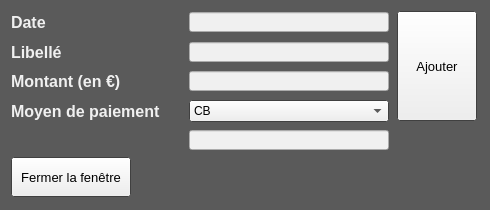
<?xml version="1.0" encoding="UTF-8"?>
<ui version="4.0">
 <class>MainWindow</class>
 <widget class="QMainWindow" name="MainWindow">
  <property name="geometry">
   <rect>
    <x>0</x>
    <y>0</y>
    <width>490</width>
    <height>210</height>
   </rect>
  </property>
  <property name="minimumSize">
   <size>
    <width>490</width>
    <height>210</height>
   </size>
  </property>
  <property name="maximumSize">
   <size>
    <width>490</width>
    <height>210</height>
   </size>
  </property>
  <property name="palette">
   <palette>
    <active>
     <colorrole role="Base">
      <brush brushstyle="SolidPattern">
       <color alpha="255">
        <red>255</red>
        <green>255</green>
        <blue>255</blue>
       </color>
      </brush>
     </colorrole>
     <colorrole role="Window">
      <brush brushstyle="SolidPattern">
       <color alpha="255">
        <red>90</red>
        <green>90</green>
        <blue>90</blue>
       </color>
      </brush>
     </colorrole>
    </active>
    <inactive>
     <colorrole role="Base">
      <brush brushstyle="SolidPattern">
       <color alpha="255">
        <red>255</red>
        <green>255</green>
        <blue>255</blue>
       </color>
      </brush>
     </colorrole>
     <colorrole role="Window">
      <brush brushstyle="SolidPattern">
       <color alpha="255">
        <red>90</red>
        <green>90</green>
        <blue>90</blue>
       </color>
      </brush>
     </colorrole>
    </inactive>
    <disabled>
     <colorrole role="Base">
      <brush brushstyle="SolidPattern">
       <color alpha="255">
        <red>90</red>
        <green>90</green>
        <blue>90</blue>
       </color>
      </brush>
     </colorrole>
     <colorrole role="Window">
      <brush brushstyle="SolidPattern">
       <color alpha="255">
        <red>90</red>
        <green>90</green>
        <blue>90</blue>
       </color>
      </brush>
     </colorrole>
    </disabled>
   </palette>
  </property>
  <property name="windowTitle">
   <string>Ajout de lignes</string>
  </property>
  <widget class="QWidget" name="centralwidget">
   <layout class="QGridLayout" name="gridLayout">
    <item row="0" column="0">
     <widget class="QLabel" name="l_date">
      <property name="sizePolicy">
       <sizepolicy hsizetype="Fixed" vsizetype="Fixed">
        <horstretch>0</horstretch>
        <verstretch>0</verstretch>
       </sizepolicy>
      </property>
      <property name="minimumSize">
       <size>
        <width>170</width>
        <height>20</height>
       </size>
      </property>
      <property name="maximumSize">
       <size>
        <width>170</width>
        <height>20</height>
       </size>
      </property>
      <property name="font">
       <font>
        <pointsize>12</pointsize>
        <weight>75</weight>
        <bold>true</bold>
       </font>
      </property>
      <property name="styleSheet">
       <string notr="true">color: rgb(240, 240, 240);</string>
      </property>
      <property name="text">
       <string>Date</string>
      </property>
     </widget>
    </item>
    <item row="0" column="1">
     <widget class="QLineEdit" name="LE_date">
      <property name="sizePolicy">
       <sizepolicy hsizetype="Fixed" vsizetype="Fixed">
        <horstretch>0</horstretch>
        <verstretch>0</verstretch>
       </sizepolicy>
      </property>
      <property name="minimumSize">
       <size>
        <width>200</width>
        <height>20</height>
       </size>
      </property>
      <property name="maximumSize">
       <size>
        <width>200</width>
        <height>20</height>
       </size>
      </property>
      <property name="font">
       <font>
        <pointsize>11</pointsize>
        <weight>75</weight>
        <bold>true</bold>
       </font>
      </property>
      <property name="styleSheet">
       <string notr="true">background-color: rgb(240, 240, 240);</string>
      </property>
      <property name="alignment">
       <set>Qt::AlignRight|Qt::AlignTrailing|Qt::AlignVCenter</set>
      </property>
      <property name="readOnly">
       <bool>false</bool>
      </property>
     </widget>
    </item>
    <item row="0" column="2" rowspan="4">
     <widget class="QPushButton" name="B_ajouter">
      <property name="sizePolicy">
       <sizepolicy hsizetype="Expanding" vsizetype="Expanding">
        <horstretch>1</horstretch>
        <verstretch>1</verstretch>
       </sizepolicy>
      </property>
      <property name="minimumSize">
       <size>
        <width>80</width>
        <height>110</height>
       </size>
      </property>
      <property name="maximumSize">
       <size>
        <width>80</width>
        <height>110</height>
       </size>
      </property>
      <property name="font">
       <font>
        <pointsize>10</pointsize>
       </font>
      </property>
      <property name="text">
       <string>Ajouter</string>
      </property>
     </widget>
    </item>
    <item row="1" column="0">
     <widget class="QLabel" name="l_libelle">
      <property name="sizePolicy">
       <sizepolicy hsizetype="Fixed" vsizetype="Fixed">
        <horstretch>0</horstretch>
        <verstretch>0</verstretch>
       </sizepolicy>
      </property>
      <property name="minimumSize">
       <size>
        <width>170</width>
        <height>20</height>
       </size>
      </property>
      <property name="maximumSize">
       <size>
        <width>170</width>
        <height>20</height>
       </size>
      </property>
      <property name="font">
       <font>
        <pointsize>12</pointsize>
        <weight>75</weight>
        <bold>true</bold>
       </font>
      </property>
      <property name="styleSheet">
       <string notr="true">color: rgb(240, 240, 240);</string>
      </property>
      <property name="text">
       <string>Libellé</string>
      </property>
     </widget>
    </item>
    <item row="1" column="1">
     <widget class="QLineEdit" name="LE_libelle">
      <property name="sizePolicy">
       <sizepolicy hsizetype="Fixed" vsizetype="Fixed">
        <horstretch>0</horstretch>
        <verstretch>0</verstretch>
       </sizepolicy>
      </property>
      <property name="minimumSize">
       <size>
        <width>200</width>
        <height>20</height>
       </size>
      </property>
      <property name="maximumSize">
       <size>
        <width>200</width>
        <height>20</height>
       </size>
      </property>
      <property name="font">
       <font>
        <pointsize>11</pointsize>
        <weight>75</weight>
        <bold>true</bold>
       </font>
      </property>
      <property name="styleSheet">
       <string notr="true">background-color: rgb(240, 240, 240);</string>
      </property>
      <property name="alignment">
       <set>Qt::AlignRight|Qt::AlignTrailing|Qt::AlignVCenter</set>
      </property>
      <property name="readOnly">
       <bool>false</bool>
      </property>
     </widget>
    </item>
    <item row="2" column="0">
     <widget class="QLabel" name="l_montant">
      <property name="sizePolicy">
       <sizepolicy hsizetype="Fixed" vsizetype="Fixed">
        <horstretch>0</horstretch>
        <verstretch>0</verstretch>
       </sizepolicy>
      </property>
      <property name="minimumSize">
       <size>
        <width>170</width>
        <height>20</height>
       </size>
      </property>
      <property name="maximumSize">
       <size>
        <width>130</width>
        <height>20</height>
       </size>
      </property>
      <property name="font">
       <font>
        <pointsize>12</pointsize>
        <weight>75</weight>
        <bold>true</bold>
       </font>
      </property>
      <property name="styleSheet">
       <string notr="true">color: rgb(240, 240, 240);</string>
      </property>
      <property name="text">
       <string>Montant (en €)</string>
      </property>
     </widget>
    </item>
    <item row="2" column="1">
     <widget class="QLineEdit" name="LE_montant">
      <property name="sizePolicy">
       <sizepolicy hsizetype="Fixed" vsizetype="Fixed">
        <horstretch>0</horstretch>
        <verstretch>0</verstretch>
       </sizepolicy>
      </property>
      <property name="minimumSize">
       <size>
        <width>200</width>
        <height>20</height>
       </size>
      </property>
      <property name="maximumSize">
       <size>
        <width>200</width>
        <height>20</height>
       </size>
      </property>
      <property name="font">
       <font>
        <pointsize>11</pointsize>
        <weight>75</weight>
        <bold>true</bold>
       </font>
      </property>
      <property name="styleSheet">
       <string notr="true">background-color: rgb(240, 240, 240);</string>
      </property>
      <property name="alignment">
       <set>Qt::AlignRight|Qt::AlignTrailing|Qt::AlignVCenter</set>
      </property>
      <property name="readOnly">
       <bool>false</bool>
      </property>
     </widget>
    </item>
    <item row="3" column="0">
     <widget class="QLabel" name="l_moyen_de_paiement">
      <property name="sizePolicy">
       <sizepolicy hsizetype="Fixed" vsizetype="Fixed">
        <horstretch>0</horstretch>
        <verstretch>0</verstretch>
       </sizepolicy>
      </property>
      <property name="minimumSize">
       <size>
        <width>170</width>
        <height>20</height>
       </size>
      </property>
      <property name="maximumSize">
       <size>
        <width>170</width>
        <height>20</height>
       </size>
      </property>
      <property name="font">
       <font>
        <pointsize>12</pointsize>
        <weight>75</weight>
        <bold>true</bold>
       </font>
      </property>
      <property name="styleSheet">
       <string notr="true">color: rgb(240, 240, 240);</string>
      </property>
      <property name="text">
       <string>Moyen de paiement</string>
      </property>
     </widget>
    </item>
    <item row="3" column="1">
     <widget class="QComboBox" name="CB_moyen_de_paiement">
      <property name="minimumSize">
       <size>
        <width>200</width>
        <height>0</height>
       </size>
      </property>
      <property name="maximumSize">
       <size>
        <width>200</width>
        <height>16777215</height>
       </size>
      </property>
      <item>
       <property name="text">
        <string>CB</string>
       </property>
      </item>
      <item>
       <property name="text">
        <string>chèque</string>
       </property>
      </item>
      <item>
       <property name="text">
        <string>virement bancaire</string>
       </property>
      </item>
      <item>
       <property name="text">
        <string>elle</string>
       </property>
      </item>
     </widget>
    </item>
    <item row="4" column="0">
     <widget class="QLabel" name="l_vide">
      <property name="sizePolicy">
       <sizepolicy hsizetype="Fixed" vsizetype="Fixed">
        <horstretch>0</horstretch>
        <verstretch>0</verstretch>
       </sizepolicy>
      </property>
      <property name="minimumSize">
       <size>
        <width>170</width>
        <height>20</height>
       </size>
      </property>
      <property name="maximumSize">
       <size>
        <width>170</width>
        <height>20</height>
       </size>
      </property>
      <property name="font">
       <font>
        <pointsize>12</pointsize>
        <weight>75</weight>
        <bold>true</bold>
       </font>
      </property>
      <property name="styleSheet">
       <string notr="true">color: rgb(240, 240, 240);</string>
      </property>
      <property name="text">
       <string/>
      </property>
     </widget>
    </item>
    <item row="5" column="0">
     <widget class="QPushButton" name="B_fermer_la_fenetre">
      <property name="sizePolicy">
       <sizepolicy hsizetype="Expanding" vsizetype="Expanding">
        <horstretch>1</horstretch>
        <verstretch>1</verstretch>
       </sizepolicy>
      </property>
      <property name="minimumSize">
       <size>
        <width>120</width>
        <height>40</height>
       </size>
      </property>
      <property name="maximumSize">
       <size>
        <width>120</width>
        <height>40</height>
       </size>
      </property>
      <property name="font">
       <font>
        <pointsize>10</pointsize>
       </font>
      </property>
      <property name="text">
       <string>Fermer la fenêtre</string>
      </property>
     </widget>
    </item>
    <item row="4" column="1">
     <widget class="QLineEdit" name="LE_moyen_de_paiement">
      <property name="sizePolicy">
       <sizepolicy hsizetype="Fixed" vsizetype="Fixed">
        <horstretch>0</horstretch>
        <verstretch>0</verstretch>
       </sizepolicy>
      </property>
      <property name="minimumSize">
       <size>
        <width>200</width>
        <height>20</height>
       </size>
      </property>
      <property name="maximumSize">
       <size>
        <width>200</width>
        <height>20</height>
       </size>
      </property>
      <property name="font">
       <font>
        <pointsize>11</pointsize>
        <weight>75</weight>
        <bold>true</bold>
       </font>
      </property>
      <property name="styleSheet">
       <string notr="true">background-color: rgb(240, 240, 240);</string>
      </property>
      <property name="alignment">
       <set>Qt::AlignRight|Qt::AlignTrailing|Qt::AlignVCenter</set>
      </property>
      <property name="readOnly">
       <bool>false</bool>
      </property>
     </widget>
    </item>
   </layout>
  </widget>
 </widget>
 <tabstops>
  <tabstop>LE_date</tabstop>
  <tabstop>LE_libelle</tabstop>
  <tabstop>LE_montant</tabstop>
  <tabstop>CB_moyen_de_paiement</tabstop>
  <tabstop>B_ajouter</tabstop>
  <tabstop>B_fermer_la_fenetre</tabstop>
 </tabstops>
 <resources/>
 <connections/>
</ui>
